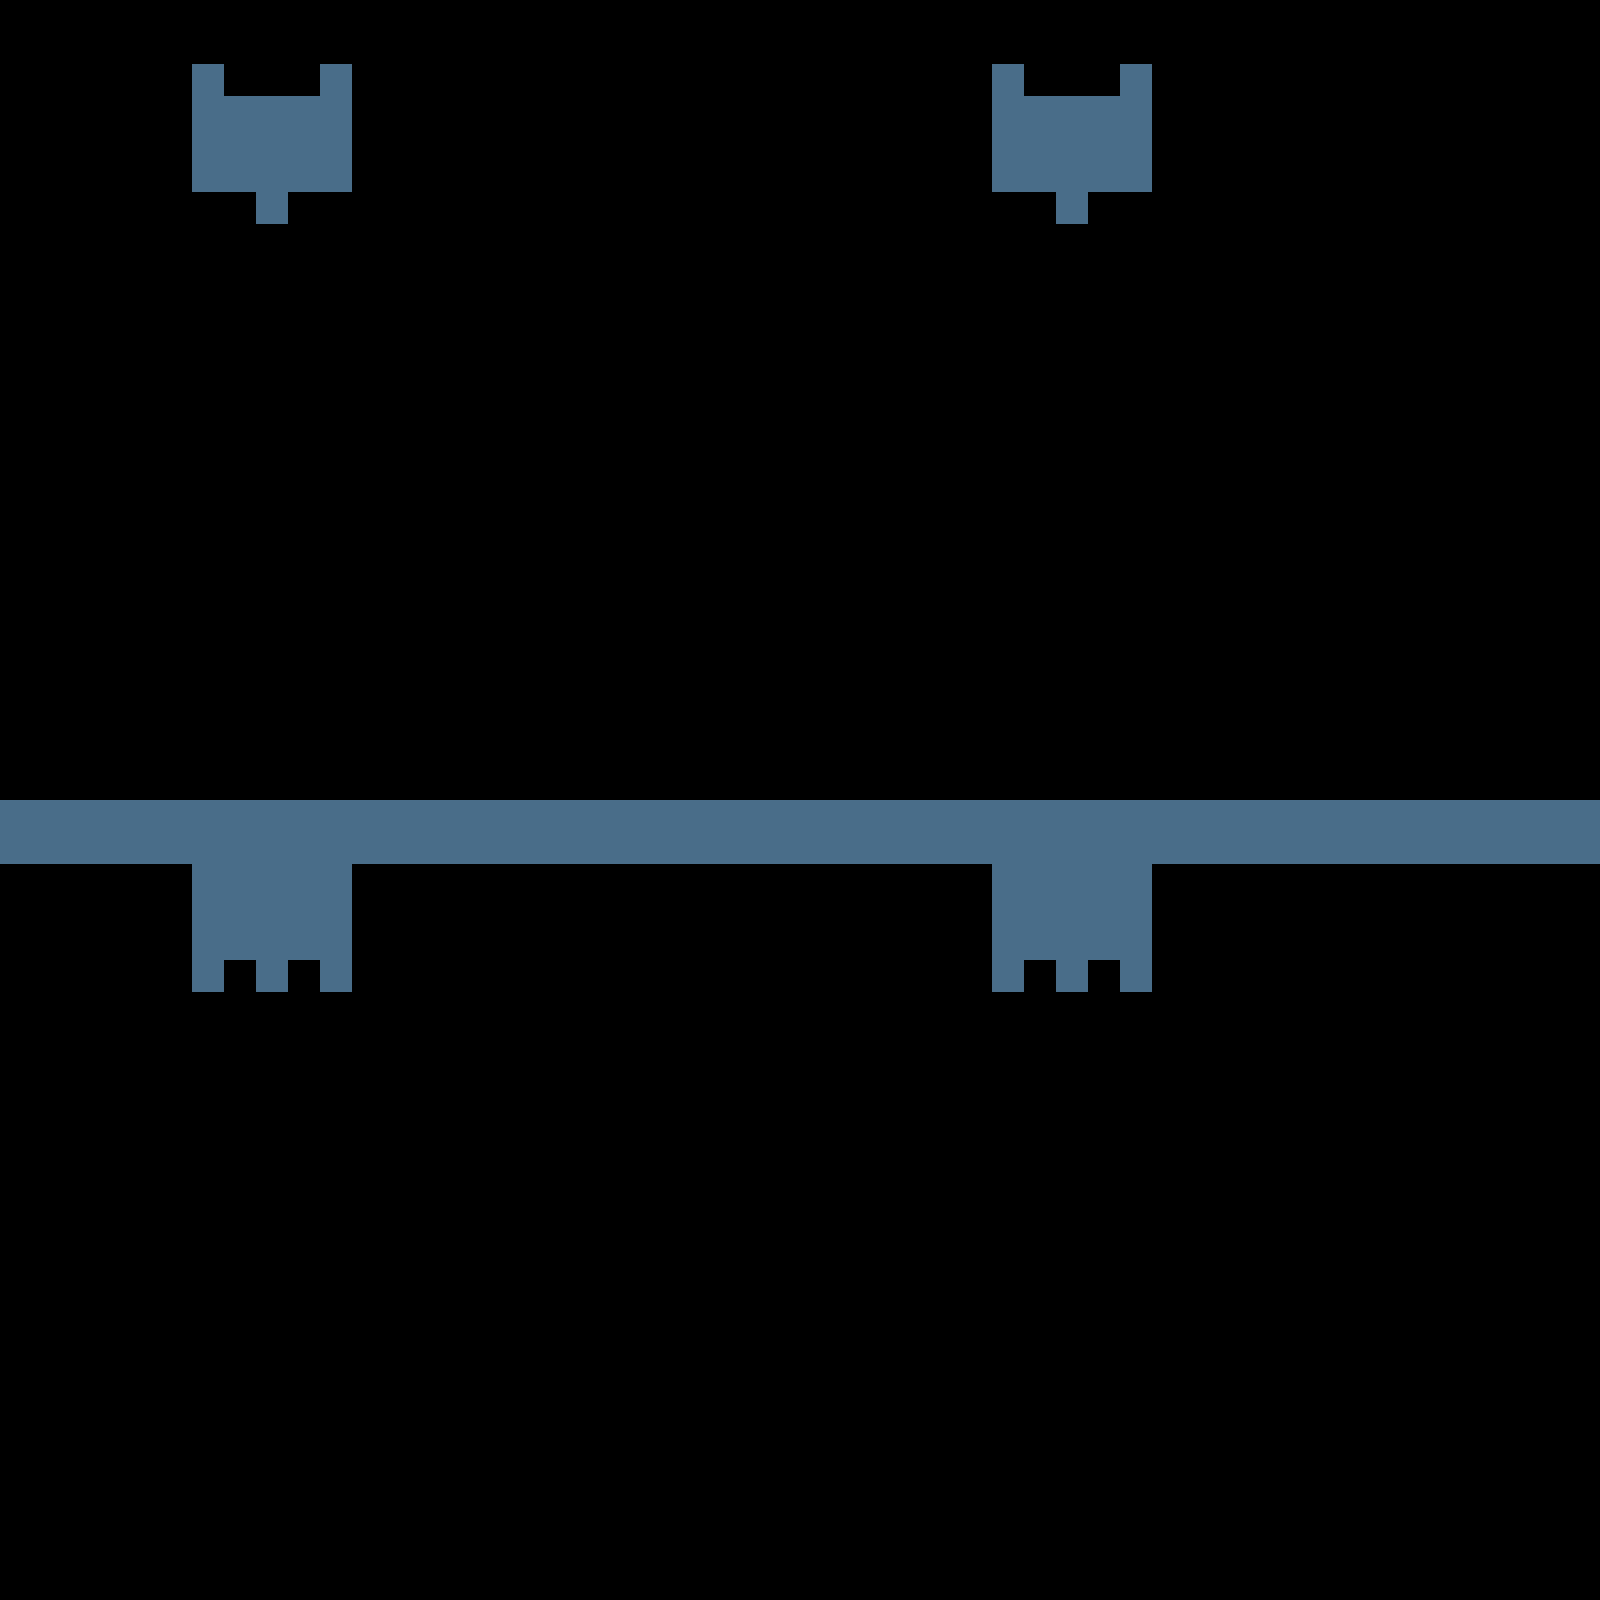

This game map was drawn from its Tiled (.tmx) file and the tilesets committed beside it. A one-line description and the trimmed map source follow:
An orthogonal 50x50 tile map with 32x32 px tiles, 4 tile layers (Ground, Roads, Buildings, Environment) and 10 objects (2x entrance, 2x landmark, Building_House_1, Building_Shop_1, Building_House_2, ...).

<map version="1.10" tiledversion="1.10.2" orientation="orthogonal" renderorder="right-down" width="50" height="50" tilewidth="32" tileheight="32" infinite="0" nextlayerid="8" nextobjectid="20">
 <tileset firstgid="1" source="retreat_placeholders.tsx" />
 <layer id="1" name="Ground" width="50" height="50">
  <data>[2500 cells, 0 non-empty, 0 distinct tile ids]</data>
 </layer>
 <layer id="2" name="Roads" width="50" height="50">
  <data>[2500 cells, 100 non-empty, 1 distinct tile ids]</data>
 </layer>
 <layer id="3" name="Buildings" width="50" height="50">
  <data>[2500 cells, 64 non-empty, 2 distinct tile ids]</data>
 </layer>
 <layer id="4" name="Environment" width="50" height="50">
  <data>[2500 cells, 8 non-empty, 1 distinct tile ids]</data>
 </layer>
 <objectgroup id="5" name="Collision">
  <object id="1" name="Building_House_1" x="192" y="96" width="160" height="96" />
  <object id="2" name="Building_Shop_1" x="992" y="96" width="160" height="96" />
  <object id="3" name="Building_House_2" x="992" y="864" width="160" height="96" />
  <object id="4" name="Fence_Left" x="192" y="224" width="160" height="32" />
 </objectgroup>
 <objectgroup id="6" name="Objects">
  <object id="10" name="House1_Entrance" type="entrance" x="256" y="192" width="32" height="32">
   <properties>
    <property name="interiorId" value="retreat_house_1_interior" />
   </properties>
  </object>
  <object id="11" name="Shop1_Entrance" type="entrance" x="1056" y="192" width="32" height="32">
   <properties>
    <property name="interiorId" value="retreat_shop_1_interior" />
   </properties>
  </object>
  <object id="12" name="Landmark_TableMountain" type="landmark" x="640" y="0" width="320" height="64" />
  <object id="13" name="Landmark_School" type="landmark" x="1200" y="400" width="250" height="150" />
  <object id="14" name="Vehicle_Minibus" type="vehicle" x="512" y="800" width="96" height="48" />
 </objectgroup>
 <objectgroup id="7" name="Spawns">
  <object id="15" name="PlayerSpawn" x="800" y="864" width="32" height="32" />
 </objectgroup>
</map>
